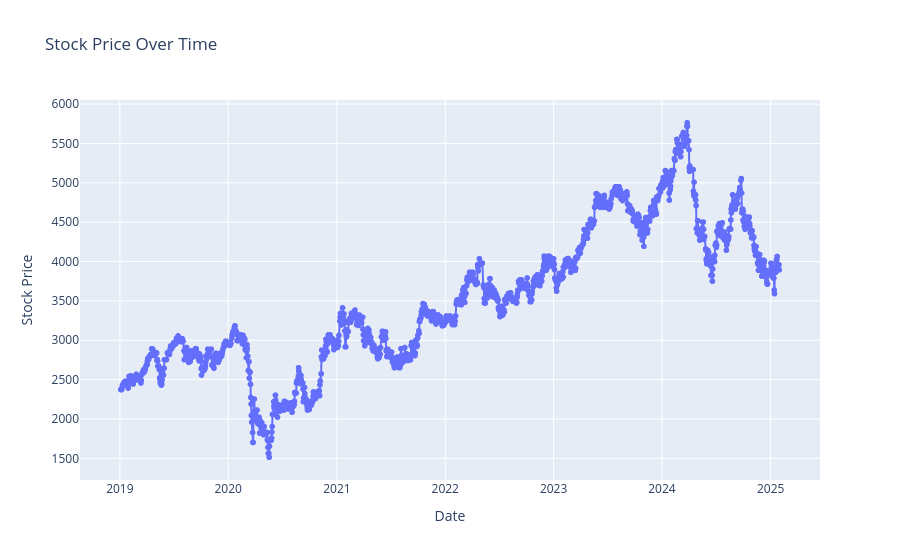

Here is the notebook cell this chart was saved with:
### Code cell
import plotly.express as px

# Buat line chart interaktif
fig = px.line(df, x='Date', y='Stock Price', title='Stock Price Over Time', markers=True)
fig.show()

### Figure 1 — Plotly figure (JSON) as saved in the notebook; plotly's stock layout.template omitted (floating-point values rounded to 4 significant figures; data arrays with more than 128 entries replaced by an {"elided": "..."} marker saying what was removed)
{"data": [{"hovertemplate": "Date=%{x}<br>Stock Price=%{y}<extra></extra>", "legendgroup": "", "line": {"color": "#636efa", "dash": "solid"}, "marker": {"symbol": "circle"}, "mode": "lines+markers", "name": "", "showlegend": false, "type": "scattergl", "x": {"elided": "1836 str values"}, "xaxis": "x", "y": {"elided": "1836 float values"}, "yaxis": "y"}], "layout": {"legend": {"tracegroupgap": 0}, "title": {"text": "Stock Price Over Time"}, "xaxis": {"anchor": "y", "domain": [0, 1], "title": {"text": "Date"}}, "yaxis": {"anchor": "x", "domain": [0, 1], "title": {"text": "Stock Price"}}}}
